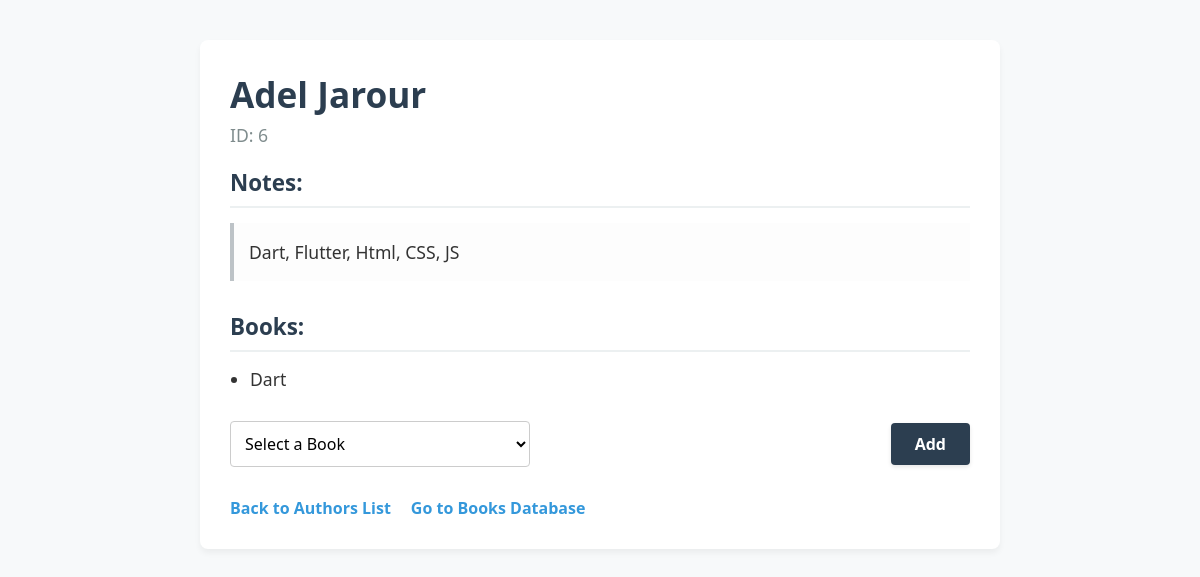
The page /authors/6 on the database its author committed.
### books_authors_app/models.py (models this page shows)
class Author(models.Model):
    first_name = models.CharField(max_length=100)
    last_name = models.CharField(max_length=100)
    notes = models.TextField()

class Book(models.Model):
    title = models.CharField(max_length=200)
    desc = models.TextField()
    author = models.ManyToManyField(Author, related_name='books')

### books_authors_app/views.py (the view)
# urls.py: path('authors/<int:author_id>', views.author_detail, name='author_detail'),
def author_detail(request, author_id):
    author = Author.objects.get(id=author_id)
    associated_books = author.books.all()
    remaining_books = Book.objects.exclude(id__in=associated_books.values_list('id', flat=True))
    context = {
        'author': author,
        'associated_books': associated_books,
        'remaining_books': remaining_books
    }
    return render(request, 'author_detail.html', context)

### books_authors_app/templates/author_detail.html (shortened to what this page needs)
{% load static %}
<!DOCTYPE html>
<html lang="en">
<head>
    <link rel="stylesheet" href="{% static 'css/style.css' %}">
</head>
<body>
    <div class="detail-container">
        <h1 class="detail-header">{{ author.first_name }} {{ author.last_name }}</h1>
        <p class="detail-id">ID: {{ author.id }}</p>
        <h2 class="detail-section-title">Notes:</h2>
        <p class="detail-desc">{{ author.notes }}</p>
        <h2 class="detail-section-title">Books:</h2>
        <ul class="detail-list">
            {% for book in associated_books %}
                <li>{{ book.title }}</li>
            {% empty %}
                <li>No books associated with this author yet.</li>
            {% endfor %}
        </ul>
        {% if remaining_books %}
        <form action="{% url 'add_book_to_author' author.id %}" method="post" class="add-association-form">
            <div class="form-group" style="margin: 0; flex-grow: 1;">
                <select name="book_id" required>
                    <option value="" disabled selected>Select a Book</option>
                </select>
            </div>
            <button type="submit" class="btn">Add</button>
        </form>
        {% else %}
        <p style="font-style: italic; color: #7f8c8d;">All books in the database are already associated with this author.</p>
        {% endif %}
        <div class="navigation-links">
            <a href="{% url 'authors' %}">Back to Authors List</a>
            <a href="{% url 'books' %}">Go to Books Database</a>
        </div>
    </div>
</body>
</html>

### books_authors_app/static/css/style.css (style rules this page uses)
* { box-sizing: border-box; font-family: 'Segoe UI', Tahoma, Geneva, Verdana, sans-serif; margin: 0; padding: 0; }
body { background-color: #f7f9fa; color: #333; padding: 40px; display: flex; justify-content: center; }
h1 { font-size: 2.2rem; margin-bottom: 25px; color: #1a1a1a; }
h2 { font-size: 1.6rem; margin-bottom: 20px; color: #2c3e50; }
.form-group { margin-bottom: 15px; }
.form-group input[type="text"], .form-group textarea, .form-group select { width: 100%; padding: 10px; border: 1px solid #ccc; border-radius: 4px; font-size: 1rem; background-color: #fff; transition: border-color 0.2s; }
.btn { background-color: #2c3e50; color: #fff; border: none; padding: 10px 24px; font-size: 1rem; font-weight: 600; border-radius: 4px; cursor: pointer; box-shadow: 0 2px 4px rgba(0,0,0,0.1); transition: background-color 0.2s; }
a { color: #3498db; text-decoration: none; font-weight: 600; }
.detail-container { max-width: 800px; width: 100%; background-color: #ffffff; padding: 30px; border-radius: 8px; box-shadow: 0 4px 6px rgba(0, 0, 0, 0.05); }
.detail-header { font-size: 2.2rem; margin-bottom: 5px; color: #2c3e50; }
.detail-id { font-size: 1.1rem; color: #7f8c8d; margin-bottom: 20px; }
.detail-desc { font-size: 1.1rem; line-height: 1.6; margin-bottom: 30px; background: #fdfdfd; padding: 15px; border-left: 4px solid #bdc3c7; }
.detail-section-title { font-size: 1.4rem; margin-bottom: 15px; border-bottom: 2px solid #ecf0f1; padding-bottom: 8px; color: #2c3e50; }
.detail-list { list-style-type: disc; margin-left: 20px; margin-bottom: 30px; font-size: 1.1rem; }
.detail-list li { margin-bottom: 8px; }
.add-association-form { display: flex; align-items: center; gap: 15px; margin-top: 15px; }
.add-association-form select { max-width: 300px; }
.navigation-links { margin-top: 30px; display: flex; gap: 20px; }

### rows shown on the page
Author: first_name "Adel", last_name "Jarour", id "6", notes "Dart, Flutter, Html, CSS, JS"
Book: title "Dart"
